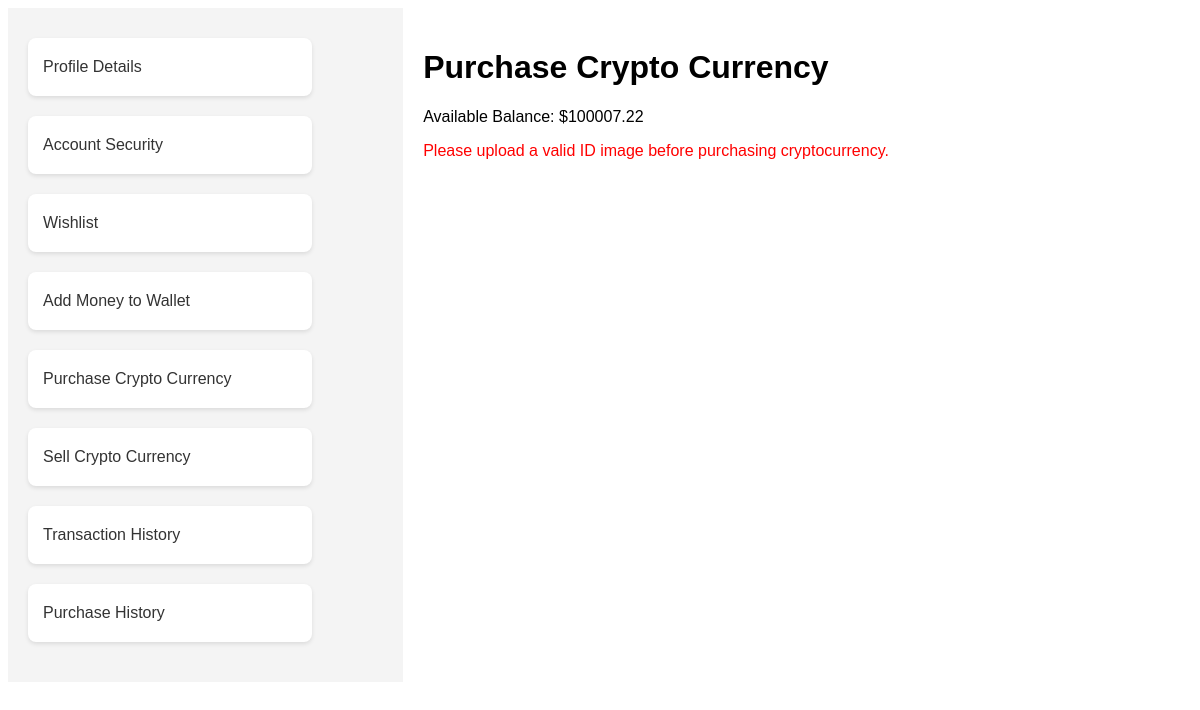
The app's page /userprofile/purchase_currency/ (signed in), older data.
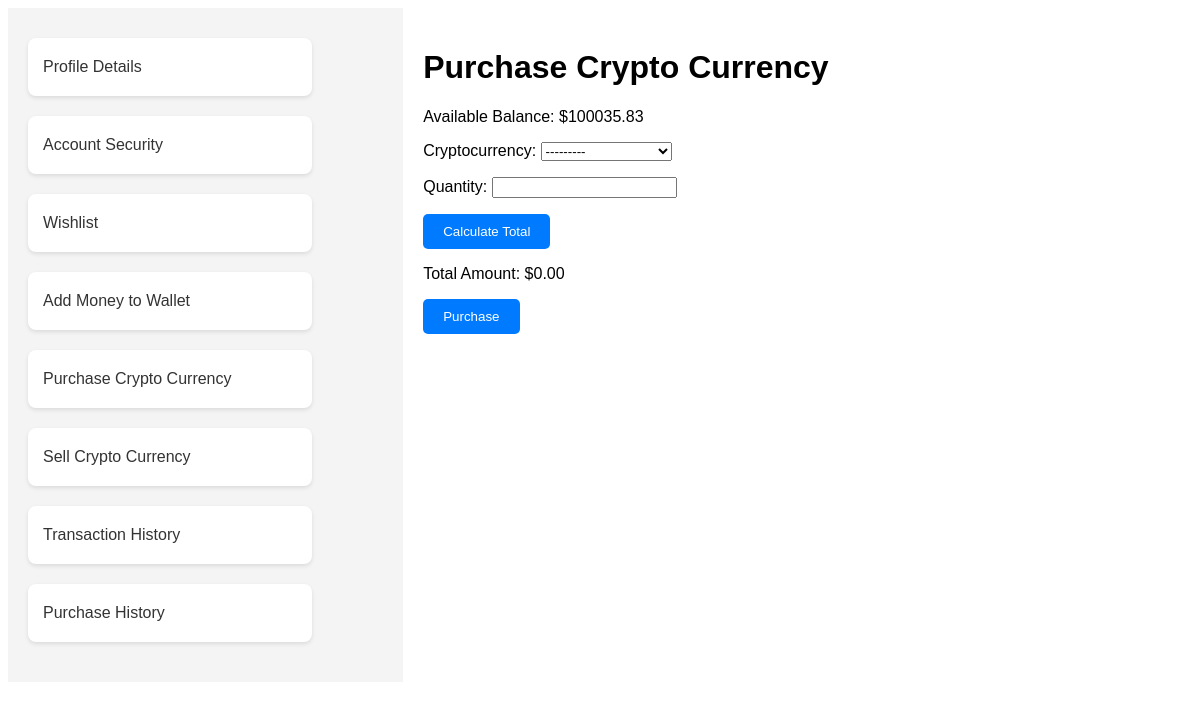
The same page, newer data.
### CryptoCrackers/models.py (models this page shows, shortened)
class Wallet(models.Model):
    user = models.OneToOneField(UserDetails, on_delete=models.CASCADE)
    balance = models.DecimalField(max_digits=10, decimal_places=2, default=0)

### CryptoCrackers/views.py (the view)
# urls.py: path('userprofile/purchase_currency/', views.purchase_currency, name='purchase_currency'),
def purchase_currency(request):
    user_id = request.session.get('_user_id')
    if not user_id:
        return redirect('/login/')
    user_wallet, created = Wallet.objects.get_or_create(user_id=user_id)
    if request.method == 'POST':
        form = PurchaseForm(user_id, request.POST)
        if form.is_valid():
            cryptocurrency = form.cleaned_data['cryptocurrency']
            quantity = form.cleaned_data['quantity']
            total_amount = cryptocurrency.current_price_cad * quantity
            if user_wallet.balance >= total_amount:
                user_wallet.balance -= total_amount
                Purchase.objects.create(
                    user_id=user_id,
                    cryptocurrency=cryptocurrency,
                    quantity=quantity,
                    total_amount=total_amount,
                )
                user = UserDetails.objects.get(id=user_id)
                cryptocurrencies = user.cryptocurrencies
                if cryptocurrency.name in cryptocurrencies:
                    cryptocurrencies[cryptocurrency.name] += int(quantity)
                else:
                    cryptocurrencies[cryptocurrency.name] = int(quantity)
                user.cryptocurrencies = cryptocurrencies
                user_wallet.save()
                user.save()
                return JsonResponse({'success': True, 'total_amount': total_amount})
            else:
                return JsonResponse({'success': False, 'error': 'Insufficient balance'})
        else:
            return JsonResponse({'success': False, 'error': 'Invalid form data'})
    else:
        form = PurchaseForm(user_id)
        crypto_choices = [{'id': crypto.id, 'name': crypto.name, 'price': str(crypto.current_price_cad)} for crypto in
                          CryptoCurrency.objects.all()]
        crypto_choices_json = json.dumps(crypto_choices, cls=DjangoJSONEncoder)
        user = UserDetails.objects.get(pk=user_id)
        return render(request, 'FrontEnd/profile.html',
                      {'form': form, 'balance': user_wallet.balance, 'crypto_choices_json': crypto_choices_json,
                       'id': "purchase-currency","user":user})

### CryptoCrackers/forms.py (shortened to what this page needs)
class PurchaseForm(forms.ModelForm):
    class Meta:
        model = Purchase
        fields = ['cryptocurrency', 'quantity']
        widgets = {
            'cryptocurrency': forms.Select(attrs={'id': 'id_cryptocurrency'}),
            'quantity': forms.TextInput(attrs={'id': 'id_quantity'}),
        }
    def __init__(self, user_id, *args, **kwargs):
        super().__init__(*args, **kwargs)
        self.fields['cryptocurrency'].queryset = CryptoCurrency.objects.all()
        self.user_id = user_id

### CryptoCrackers/models.py (called while the page is built)
    def __str__(self):
        return self.name

### templates/FrontEnd/profile.html (shortened to what this page needs)
<!DOCTYPE html>
<html lang="en">
<head>
</head>
<body>
<main>
    <div class="profile-container">
        <div class="sidebar">
            <ul>
                <li><a href="{% url 'CryptoCrackers:profile' %}" >Profile Details</a></li>
                <li><a onclick="accountSecurity()" >Account Security</a></li>
                <li><a href="{% url 'CryptoCrackers:wishlist' %}" >Wishlist</a></li>
                <li><a href="{% url 'CryptoCrackers:add_money' %}" >Add Money to Wallet</a></li>
                <li><a href="{% url 'CryptoCrackers:purchase_currency' %}" >Purchase Crypto Currency</a></li>
                <li><a href="{% url 'CryptoCrackers:sell_crypto' %}" >Sell Crypto Currency</a></li>
                <li><a href="{% url 'CryptoCrackers:transaction_list' %}" >Transaction History</a></li>
                <li><a href="{% url 'CryptoCrackers:purchasehistory_list' %}" >Purchase History</a></li>
            </ul>
        </div>
        <div class="content">
            <div id="purchase-currency" style="display: none;">
                  <h1>Purchase Crypto Currency</h1>
                  <p>Available Balance: ${{ balance }}</p>
                {% if user.id_image%}
                    <form method="post" id="purchaseForm">
                        {{ form.as_p }}
                        <button class="save-button" type="button" onclick="calculateTotal()">Calculate Total</button>
                        <p>Total Amount: $<span id="totalAmount">0.00</span></p>
                        <button class="save-button" type="submit">Purchase</button>
                    </form>
                {% else %}
                    <p style="color: red;">Please upload a valid ID image before purchasing cryptocurrency.</p>
                {% endif %}
            </div>
     </div>
    </div>
</main>
</body>
</html>

### templates/FrontEnd/profile.html (style rules this page uses)
body { font-family: Arial, sans-serif; }
.profile-container { display: flex; align-items: flex-start; }
.sidebar { width: 30%; padding: 20px; background-color: #f4f4f4; }
.content { width: 40%; padding: 20px; background-color: #fff; }
.sidebar ul { list-style-type: none; padding: 0; }
.sidebar li { margin-bottom: 20px; }
.sidebar a { text-decoration: none; color: #333; display: block; padding: 5px 0; }
.save-button { background-color: #007bff; color: #fff; padding: 10px 20px; border: none; border-radius: 5px; cursor: pointer; }
ul { list-style-type: none; padding: 0; margin: 0; width: 80%; max-width: 400px; }
li { background-color: #fff; margin: 10px 0; padding: 15px; border-radius: 8px; box-shadow: 0 2px 4px rgba(0, 0, 0, 0.1); display: flex; justify-content: space-between; align-items: center; }
a { text-decoration: none; color: #3498db; }

Row changes from the older to the newer data that the page shows:
changed Wallet: balance "100007.22" → "100035.83"
Text that changed along with them:
form field cryptocurrency: (not shown) → "---------"
text no longer shown: "Please upload a valid ID image before purchasing cryptocurrency."
text now shown: "Cryptocurrency: Quantity: Calculate Total Total Amount: $ 0.00 Purchase"
